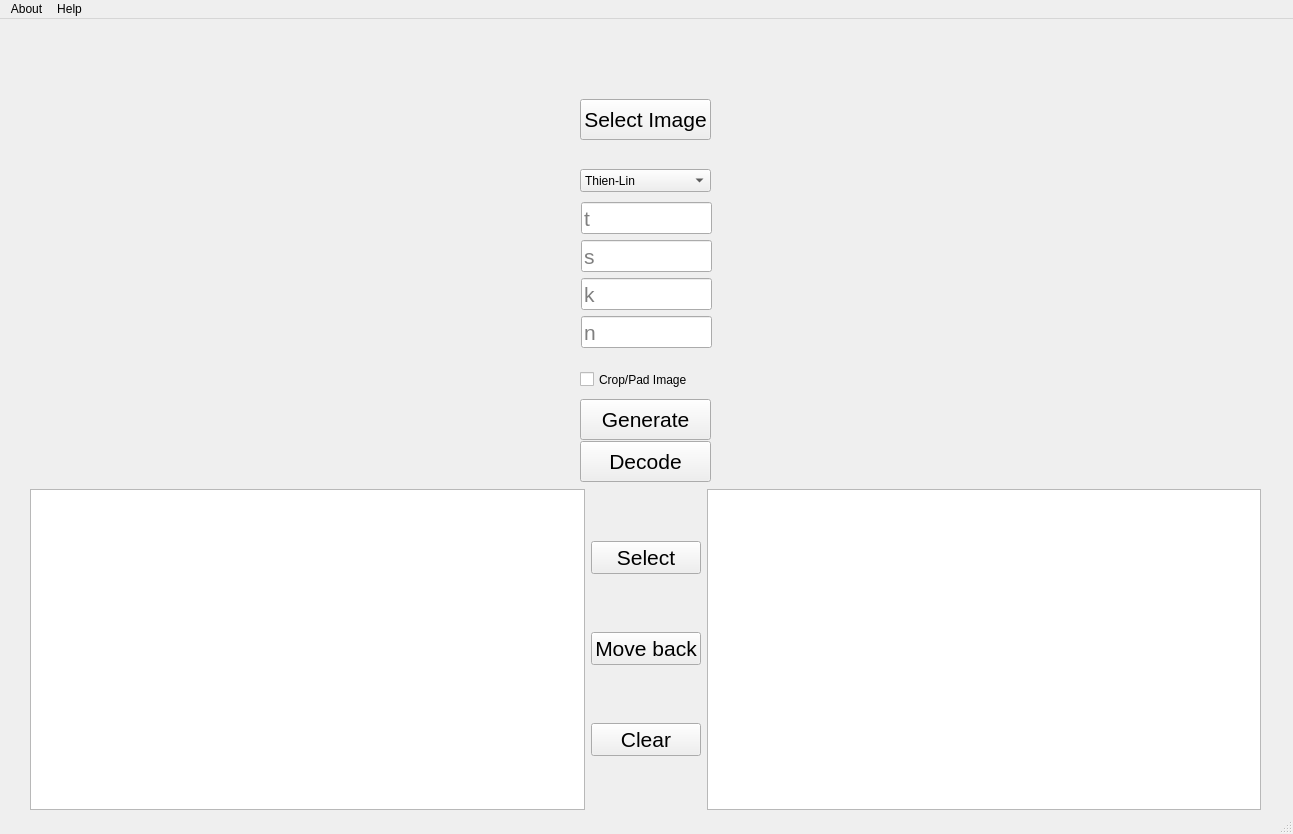
<?xml version="1.0" encoding="UTF-8"?>
<ui version="4.0">
 <class>MainWindow</class>
 <widget class="QMainWindow" name="MainWindow">
  <property name="geometry">
   <rect>
    <x>0</x>
    <y>0</y>
    <width>1293</width>
    <height>834</height>
   </rect>
  </property>
  <property name="windowTitle">
   <string>MainWindow</string>
  </property>
  <property name="toolTip">
   <string/>
  </property>
  <property name="toolButtonStyle">
   <enum>Qt::ToolButtonIconOnly</enum>
  </property>
  <widget class="QWidget" name="centralwidget">
   <widget class="QPushButton" name="btnGenerateShadows">
    <property name="geometry">
     <rect>
      <x>580</x>
      <y>380</y>
      <width>131</width>
      <height>41</height>
     </rect>
    </property>
    <property name="font">
     <font>
      <pointsize>16</pointsize>
     </font>
    </property>
    <property name="text">
     <string>Generate</string>
    </property>
   </widget>
   <widget class="QLabel" name="picSelected">
    <property name="geometry">
     <rect>
      <x>50</x>
      <y>20</y>
      <width>521</width>
      <height>441</height>
     </rect>
    </property>
    <property name="frameShape">
     <enum>QFrame::NoFrame</enum>
    </property>
    <property name="text">
     <string/>
    </property>
   </widget>
   <widget class="QLabel" name="picDecoded">
    <property name="geometry">
     <rect>
      <x>720</x>
      <y>20</y>
      <width>531</width>
      <height>441</height>
     </rect>
    </property>
    <property name="frameShape">
     <enum>QFrame::NoFrame</enum>
    </property>
    <property name="text">
     <string/>
    </property>
   </widget>
   <widget class="QLineEdit" name="txtNumberOfShadows">
    <property name="geometry">
     <rect>
      <x>581</x>
      <y>297</y>
      <width>131</width>
      <height>32</height>
     </rect>
    </property>
    <property name="font">
     <font>
      <pointsize>16</pointsize>
     </font>
    </property>
    <property name="text">
     <string/>
    </property>
    <property name="frame">
     <bool>true</bool>
    </property>
    <property name="placeholderText">
     <string>n</string>
    </property>
    <property name="clearButtonEnabled">
     <bool>true</bool>
    </property>
   </widget>
   <widget class="QPushButton" name="btnSelectImage">
    <property name="geometry">
     <rect>
      <x>580</x>
      <y>80</y>
      <width>131</width>
      <height>41</height>
     </rect>
    </property>
    <property name="font">
     <font>
      <pointsize>16</pointsize>
     </font>
    </property>
    <property name="text">
     <string>Select Image</string>
    </property>
   </widget>
   <widget class="QWidget" name="layoutWidget">
    <property name="geometry">
     <rect>
      <x>30</x>
      <y>470</y>
      <width>1231</width>
      <height>321</height>
     </rect>
    </property>
    <layout class="QHBoxLayout" name="ShadowsListGroup">
     <item>
      <widget class="QListWidget" name="listGeneratedSh">
       <property name="font">
        <font>
         <pointsize>13</pointsize>
        </font>
       </property>
       <property name="selectionMode">
        <enum>QAbstractItemView::ExtendedSelection</enum>
       </property>
      </widget>
     </item>
     <item>
      <layout class="QVBoxLayout" name="ShadowsMoveGroup">
       <item>
        <widget class="QPushButton" name="btnSelectShadows">
         <property name="font">
          <font>
           <pointsize>16</pointsize>
          </font>
         </property>
         <property name="text">
          <string>Select</string>
         </property>
        </widget>
       </item>
       <item>
        <widget class="QPushButton" name="btnMoveBack">
         <property name="font">
          <font>
           <pointsize>16</pointsize>
          </font>
         </property>
         <property name="text">
          <string>Move back</string>
         </property>
        </widget>
       </item>
       <item>
        <widget class="QPushButton" name="btnClear">
         <property name="font">
          <font>
           <pointsize>16</pointsize>
          </font>
         </property>
         <property name="text">
          <string>Clear</string>
         </property>
        </widget>
       </item>
      </layout>
     </item>
     <item>
      <widget class="QListWidget" name="listSelectedSh">
       <property name="font">
        <font>
         <pointsize>13</pointsize>
        </font>
       </property>
       <property name="selectionMode">
        <enum>QAbstractItemView::ExtendedSelection</enum>
       </property>
      </widget>
     </item>
    </layout>
   </widget>
   <widget class="QLineEdit" name="txtShadowThreshold">
    <property name="geometry">
     <rect>
      <x>581</x>
      <y>259</y>
      <width>131</width>
      <height>32</height>
     </rect>
    </property>
    <property name="font">
     <font>
      <pointsize>16</pointsize>
     </font>
    </property>
    <property name="placeholderText">
     <string>k</string>
    </property>
    <property name="clearButtonEnabled">
     <bool>true</bool>
    </property>
   </widget>
   <widget class="QPushButton" name="btnDecode">
    <property name="geometry">
     <rect>
      <x>580</x>
      <y>422</y>
      <width>131</width>
      <height>41</height>
     </rect>
    </property>
    <property name="font">
     <font>
      <pointsize>16</pointsize>
     </font>
    </property>
    <property name="text">
     <string>Decode</string>
    </property>
   </widget>
   <widget class="QLineEdit" name="txtNumberOfEssential">
    <property name="geometry">
     <rect>
      <x>581</x>
      <y>221</y>
      <width>131</width>
      <height>32</height>
     </rect>
    </property>
    <property name="font">
     <font>
      <pointsize>16</pointsize>
     </font>
    </property>
    <property name="text">
     <string/>
    </property>
    <property name="placeholderText">
     <string>s</string>
    </property>
    <property name="clearButtonEnabled">
     <bool>true</bool>
    </property>
   </widget>
   <widget class="QLineEdit" name="txtEssentialThreshold">
    <property name="geometry">
     <rect>
      <x>581</x>
      <y>183</y>
      <width>131</width>
      <height>32</height>
     </rect>
    </property>
    <property name="font">
     <font>
      <pointsize>16</pointsize>
     </font>
    </property>
    <property name="placeholderText">
     <string>t</string>
    </property>
    <property name="clearButtonEnabled">
     <bool>true</bool>
    </property>
   </widget>
   <widget class="QComboBox" name="dropdownEncodingType">
    <property name="geometry">
     <rect>
      <x>580</x>
      <y>150</y>
      <width>131</width>
      <height>23</height>
     </rect>
    </property>
    <item>
     <property name="text">
      <string>Thien-Lin</string>
     </property>
    </item>
    <item>
     <property name="text">
      <string>Lin-Wang</string>
     </property>
    </item>
    <item>
     <property name="text">
      <string>Liu-Yang</string>
     </property>
    </item>
   </widget>
   <widget class="QCheckBox" name="checkBoxCropPadImage">
    <property name="geometry">
     <rect>
      <x>580</x>
      <y>350</y>
      <width>131</width>
      <height>21</height>
     </rect>
    </property>
    <property name="text">
     <string>Crop/Pad Image</string>
    </property>
   </widget>
  </widget>
  <widget class="QMenuBar" name="menubar">
   <property name="geometry">
    <rect>
     <x>0</x>
     <y>0</y>
     <width>1293</width>
     <height>21</height>
    </rect>
   </property>
   <widget class="QMenu" name="menuAbout">
    <property name="title">
     <string>About</string>
    </property>
    <addaction name="actionAuthor"/>
    <addaction name="actionAbout_Schemes"/>
    <addaction name="actionAbout_Gui"/>
   </widget>
   <widget class="QMenu" name="menuHelp">
    <property name="title">
     <string>Help</string>
    </property>
    <addaction name="actionHelp"/>
   </widget>
   <addaction name="menuAbout"/>
   <addaction name="menuHelp"/>
  </widget>
  <widget class="QStatusBar" name="statusbar"/>
  <action name="actionAuthor">
   <property name="text">
    <string>Author</string>
   </property>
  </action>
  <action name="actionAbout_Gui">
   <property name="text">
    <string>About Gui</string>
   </property>
  </action>
  <action name="actionHelp">
   <property name="text">
    <string>Help</string>
   </property>
  </action>
  <action name="actionAbout_Schemes">
   <property name="text">
    <string>About Schemes</string>
   </property>
  </action>
 </widget>
 <resources/>
 <connections/>
</ui>
